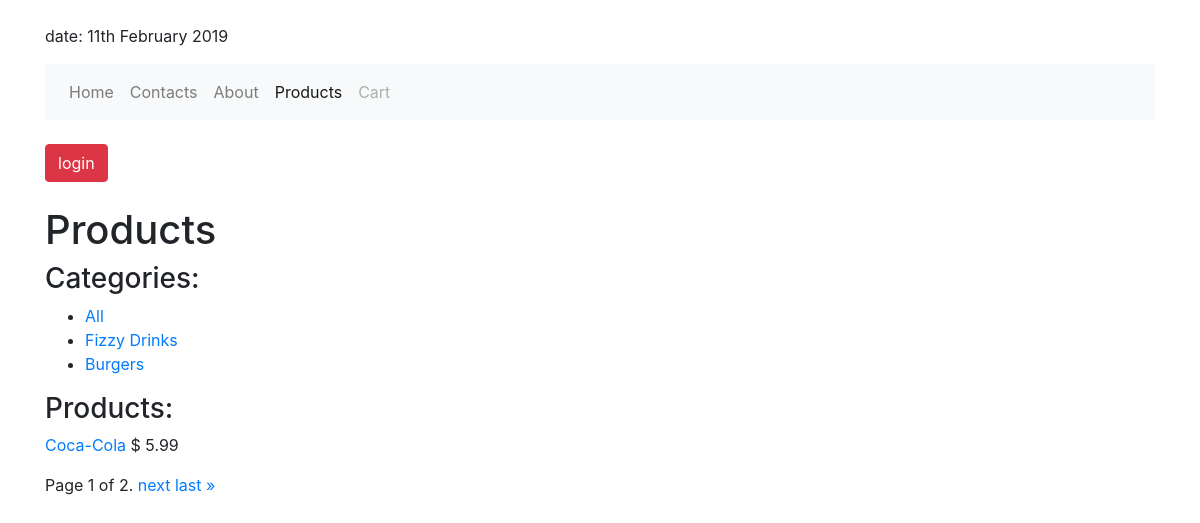
Page /products/all on the committed database.
### products/models.py (models this page shows)
class Category(models.Model):
    category_name = models.CharField(max_length=50, null=True)
    def __str__(self):
        return self.category_name

class Product(models.Model):
    title = models.CharField(max_length=255)
    price = models.DecimalField(max_digits=10000, decimal_places=2)
    image = models.ImageField(
        upload_to='products_img/',
        blank=True,
        null=True
    )
    description = models.TextField(blank=True, null=True)
    category = models.ForeignKey(Category, on_delete=models.CASCADE)
    def get_absolute_url(self):
        return reverse("products:product-details", kwargs={"id": self.id})

### products/views.py (the view)
# urls.py: path('<str:category_name>', products_list_view, name='products-list'),
def products_list_view(request, category_name):
    categories = Category.objects.all()
    user_cart = ShoppingCart.objects.filter(user=request.user.id)
    if category_name == 'all':
        products_list = Product.objects.all()
        paginator = Paginator(products_list, 1)  # Show one on the page
        page = request.GET.get('page')
        products = paginator.get_page(page)
    else:
        category = Category.objects.filter(category_name=category_name)[0]
        products = Product.objects.filter(category=category)
    context = {
        "title": "products",
        "products": products,
        "categories": categories,
        "user_cart": user_cart,
        "all_products": "all"
    }
    return render(request, "products/products_list.html", context)

### shopping_cart/context_processors.py (called while the page is built)
def cart_processor(request):
    if request.user.is_authenticated:
        user_cart = ShoppingCart.objects.filter(user=request.user)
        total_quantity = 0
        for order in user_cart:
            total_quantity += order.quantity
        return {'total_quantity': total_quantity}
    else:
        return {'total_quantity': 0}

### products/templates/products/products_list.html (shortened to what this page needs)
{% extends 'base.html' %}
{% block content %}
    <h1>Products</h1>
    <h3>Categories:</h3>
        <ul>
            <li><a href="{% url 'products:products-list' all_products %}">All</a></li>
            {% for category in categories %}
            <li>
                <a href="{% url 'products:products-list' category %}">{{ category|title }}</a>
            </li>
            {% endfor %}
        </ul>
    <h3>Products:</h3>
    {% for product in products %}
        <p>
            <a href="{{ product.get_absolute_url }}">
                {{ product.title }}
            </a>
            $ {{ product.price }}
        </p>
    {% endfor %}
    <div class="pagination">
        <span class="step-links">
            <span class="current">
                Page {{ products.number }} of {{ products.paginator.num_pages }}.
            </span>
            {% if products.has_next %}
                <a href="?page={{ products.next_page_number }}">next</a>
                <a href="?page={{ products.paginator.num_pages }}">last &raquo;</a>
            {% endif %}
        </span>
    </div>
{% endblock %}

### rows in the picture
Category: category_name "Fizzy Drinks"
Category: category_name "Burgers"
Product: title "Coca-Cola", price "5.99"

### other values in the picture
{{ products.number }} "1"
{{ products.paginator.num_pages }} "2"
